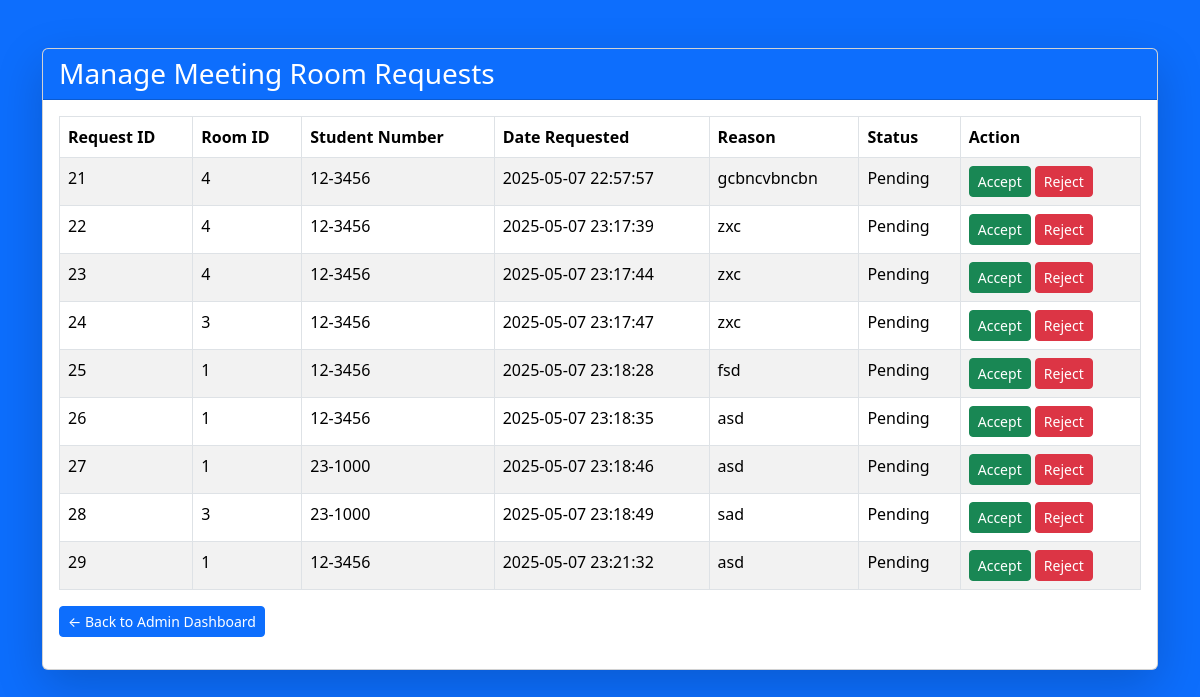
Before: /admin_manage_requests.php with the older database file.
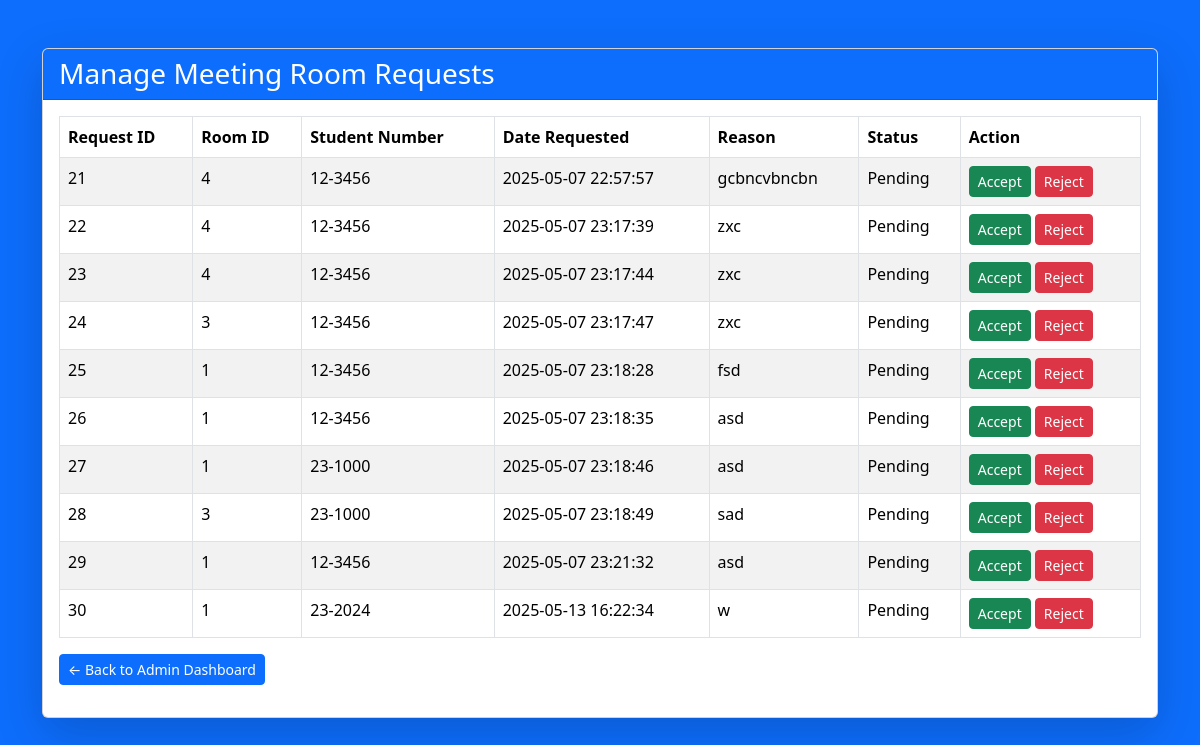
After: the same page with the newer database file.
### tables this page shows
CREATE TABLE `mr_requests` (
  `req_id` int(11) NOT NULL,
  `room_id` int(11) NOT NULL,
  `student_number` varchar(20) NOT NULL,
  `date_requested` datetime NOT NULL,
  `reason` longtext NOT NULL,
  `status` enum('Pending','Approved','Rejected','') NOT NULL
);

### admin_manage_requests.php (the view, shortened to what this page needs)
<?php
include('db_connection.php');
$sql = "SELECT * FROM mr_requests WHERE status = 'Pending'";
$result = $conn->query($sql);
?>
<!DOCTYPE html>
<html lang="en">
<head>
    <link href="https://cdn.jsdelivr.net/npm/bootstrap@5.3.3/dist/css/bootstrap.min.css" rel="stylesheet">
</head>
<body>
    <div class="container mt-5">
        <div class="card shadow-lg">
            <div class="card-header bg-primary text-white">
                <h3 class="mb-0">Manage Meeting Room Requests</h3>
            </div>
            <div class="card-body">
                <table class="table table-striped table-bordered">
                    <thead>
                        <tr>
                            <th>Request ID</th>
                            <th>Room ID</th>
                            <th>Student Number</th>
                            <th>Date Requested</th>
                            <th>Reason</th>
                            <th>Status</th>
                            <th>Action</th>
                        </tr>
                    </thead>
                    <tbody>
                        <?php while ($row = $result->fetch_assoc()) : ?>
                            <tr>
                                <td><?php echo $row['req_id']; ?></td>
                                <td><?php echo $row['room_id']; ?></td>
                                <td><?php echo $row['student_number']; ?></td>
                                <td><?php echo $row['date_requested']; ?></td>
                                <td><?php echo htmlspecialchars($row['reason']); ?></td>
                                <td><?php echo $row['status']; ?></td>
                                <td>
                                    <form action="process_request.php" method="POST" style="display:inline;">
                                        <button type="submit" name="action" value="approve" class="btn btn-success btn-sm">Accept</button>
                                        <button type="submit" name="action" value="reject" class="btn btn-danger btn-sm">Reject</button>
                                    </form>
                                </td>
                            </tr>
                        <?php endwhile; ?>
                    </tbody>
                </table>
                <p><a href="admin_dashboard.php" class="btn btn-primary btn-sm">← Back to Admin Dashboard</a></p>
            </div>
        </div>
    </div>
</body>
</html>

Changed rows visible on the page:
added mr_requests: req_id "30", room "1", student_number "23-2024", date_requested "2025-05-13 16:22:34", reason "w", status "Pending"
